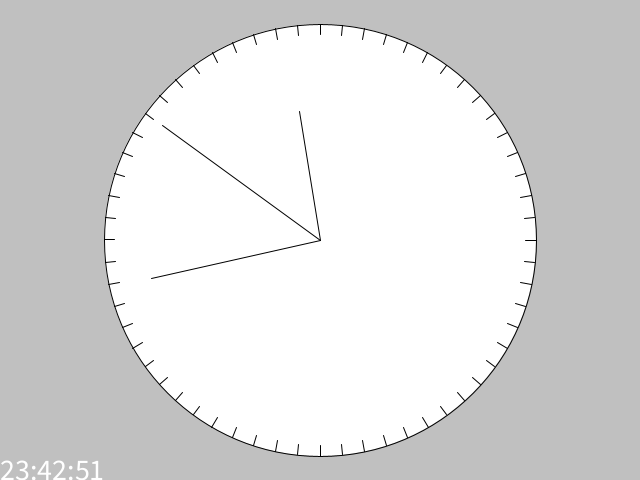
Frame 1 (no input)
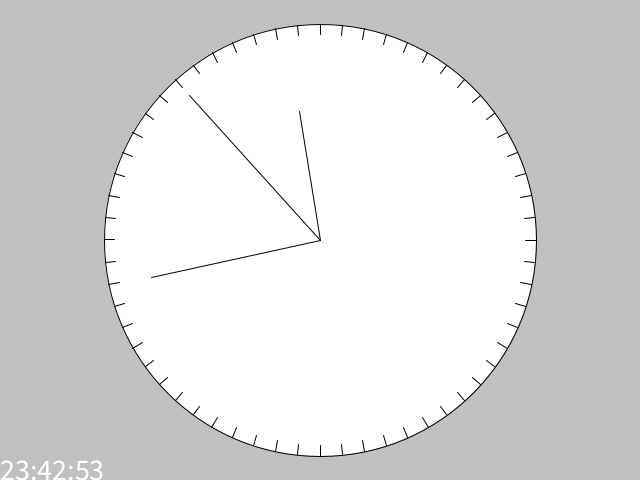
Frame 60 (the mouse pressed at the canvas centre just before this capture)
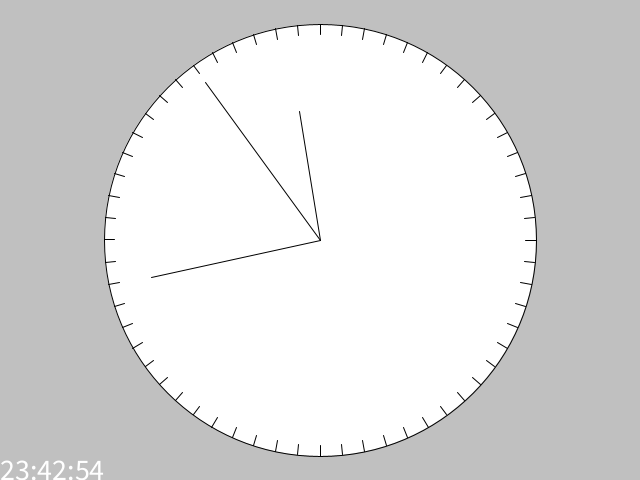
Frame 120 (the mouse held since frame 60 and released just before this capture)

The Processing sketch that drew these frames (run headless with seeded random() and noise(); from frame 60 on, the mouse is pressed at the canvas centre):

// Processing sketch: aip021
// ── aip021.pde
//////////////////////////////////////////////////////////
//
// 時計描画プログラム（座標変換版）
//
//////////////////////////////////////////////////////////

float mag;           // 時計の大きさ（直径）を格納する変数
float XOrig, YOrig;  // 時計原点座標（画面中央）を格納。

void setup() {
  size(640, 480);
  mag=height*0.45;    //時計の直径をウィンドウ高さの0.9倍とする
  XOrig=width/2;     // 時計の原点をウィンドウの中央に設定する
  YOrig=height/2;
}

void draw() {
  background(192);  // 背景をグレーにする

  int h, m, s;    // 時分秒を取得する
  h=hour();
  m=minute();
  s=second();

  float rad;        // ラジアン角を計算するための変数
  float px, py, px1, py1, px2, py2;     // 針の先端座標を格納する変数

  // 時計枠の描画
  circle(XOrig, YOrig, mag*2);
  // 目盛りの描画
  for (int deg=0; deg<360; deg+=6) {
    rad=deg/180.0*PI;            // [deg]->[rad]変換
    px1=XOrig + mag * 0.95 * cos(rad);
    py1=YOrig + mag * 0.95 * sin(rad);
    px2=XOrig + mag * cos(rad);
    py2=YOrig + mag * sin(rad);
    line(px1, py1, px2, py2);
  }  

  // 時針を描画。h=1で30度回転。長さは時計直径の0.3倍
  rad = (h*30.0 + m/2.0)/180*PI;    // [deg]→[rad]変換。sin(),cos()がラジアン角のみ
  px = XOrig + mag * 0.6 * sin(rad);  // 極座標変換
  py = YOrig - mag * 0.6 * cos(rad);
  line(XOrig, YOrig, px, py);

  // 分針を描画。m=1で6度回転。長さは時計直径の0.4倍
  rad = (m*6.0 + s/10.0)/180*PI;
  px = XOrig + mag*0.8 * sin(rad);
  py = YOrig - mag*0.8 * cos(rad);
  line(XOrig, YOrig, px, py);

  // 秒針を描画。s=1で6度回転。長さは時計直径の0.45倍
  rad = s*6.0/180*PI;
  px = XOrig + mag*0.9 * sin(rad);
  py = YOrig - mag*0.9 * cos(rad);
  line(XOrig, YOrig, px, py);

  // デジタル表示
  textSize(30);
  text(nf(h,2)+":"+nf(m,2)+":"+nf(s,2), 0, height);
}

void keyPressed() {
  if (key == 's') {
    save("3MI37-02-1.PNG");
  }
}
